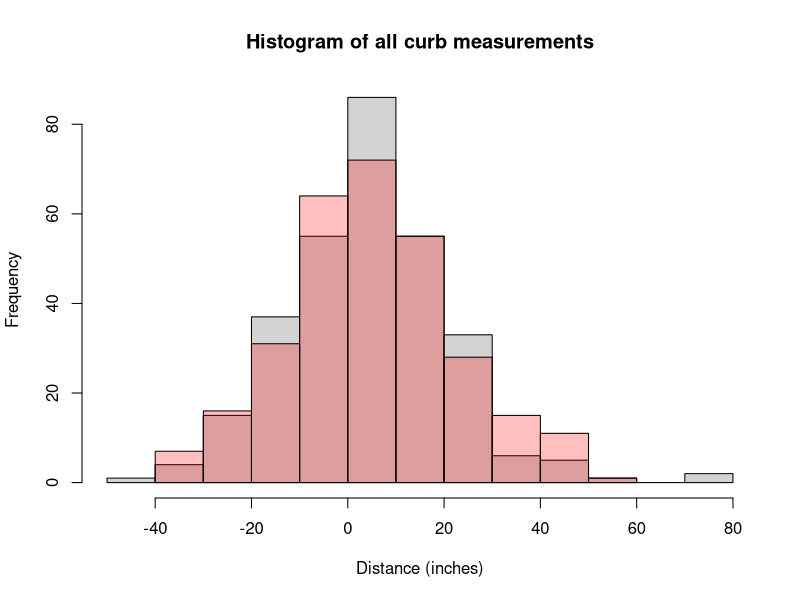
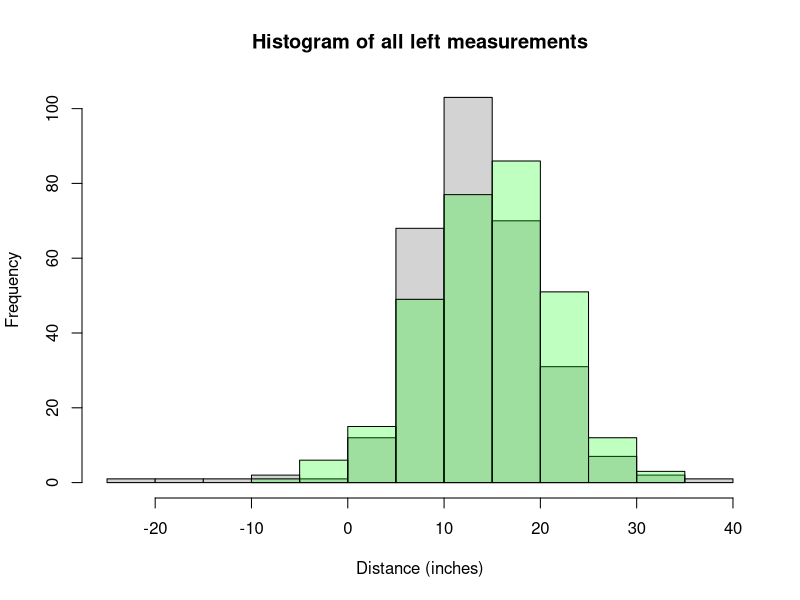
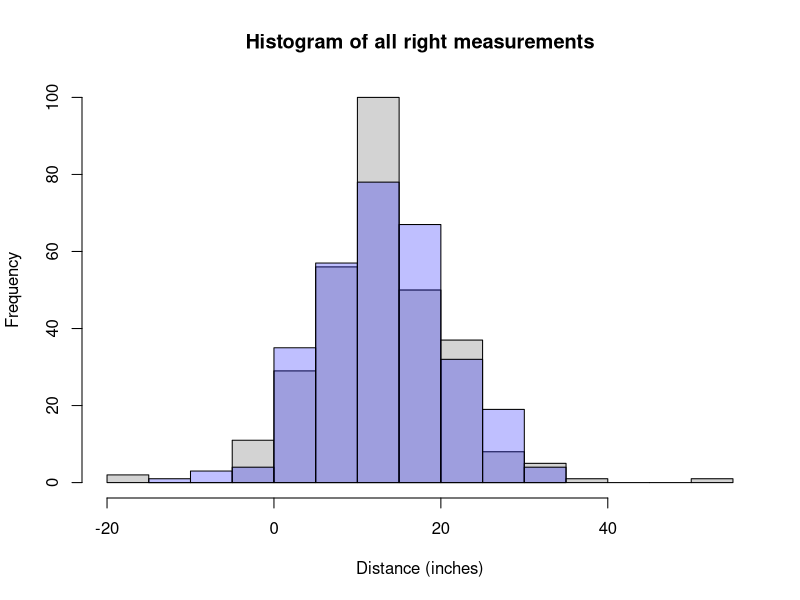

These figures' R source, in order:
## ---- chunk 1
knitr::opts_chunk$set(echo = TRUE)
## ---- chunk 2
#load csvs
MEB_Parking <- read.csv("resources/MEB Parking Lot.csv")
Union_Parking <- read.csv("resources/Union Parking Lot.csv")
Student_Store_Parking <- read.csv("resources/Student Store Parking Lot.csv")
All_Parking <- rbind(MEB_Parking, Student_Store_Parking, Union_Parking)

## ---- chunk 3


# this gets the average of each type of car measurements
acura_left_avg <- mean(All_Parking$left[grep("acura", All_Parking$make)])
acura_right_avg <- mean(All_Parking$right[grep("acura", All_Parking$make)])
acura_curb_avg <- mean(All_Parking$curb[grep("acura", All_Parking$make)])
acura_stats <- c(acura_left_avg, acura_right_avg, acura_curb_avg)

audi_left_avg <- mean(All_Parking$left[grep("audi", All_Parking$make)])
audi_right_avg <- mean(All_Parking$right[grep("audi", All_Parking$make)])
audi_curb_avg <- mean(All_Parking$curb[grep("audi", All_Parking$make)])
audi_stats <- c(audi_left_avg, audi_right_avg, audi_curb_avg)


bmw_left_avg <- mean(All_Parking$left[grep("bmw", All_Parking$make)])
bmw_right_avg <- mean(All_Parking$right[grep("bmw", All_Parking$make)])
bmw_curb_avg <- mean(All_Parking$curb[grep("bmw", All_Parking$make)])
bmw_stats <- c(bmw_left_avg, bmw_right_avg, bmw_curb_avg)

                                      
buick_left_avg <- mean(All_Parking$left[grep("buick", All_Parking$make)])
buick_right_avg <- mean(All_Parking$right[grep("buick", All_Parking$make)])
buick_curb_avg <- mean(All_Parking$curb[grep("buick", All_Parking$make)])
buick_stats <- c(buick_left_avg, buick_right_avg, buick_curb_avg)

chevy_left_avg <- mean(All_Parking$left[grep("chevy", All_Parking$make)])
chevy_right_avg <- mean(All_Parking$right[grep("chevy", All_Parking$make)])
chevy_curb_avg <- mean(All_Parking$curb[grep("chevy", All_Parking$make)])
chevy_stats <- c(chevy_left_avg, chevy_right_avg, chevy_curb_avg)

chrysler_left_avg <- mean(All_Parking$left[grep("chrysler", All_Parking$make)])
chrysler_right_avg <- mean(All_Parking$right[grep("chrysler", All_Parking$make)])
chrysler_curb_avg <- mean(All_Parking$curb[grep("chrysler", All_Parking$make)])
chrysler_stats <- c(chrysler_left_avg, chrysler_right_avg, chrysler_curb_avg)

dodge_left_avg <- mean(All_Parking$left[grep("dodge", All_Parking$make)])
dodge_right_avg <- mean(All_Parking$right[grep("dodge", All_Parking$make)])
dodge_curb_avg <- mean(All_Parking$curb[grep("dodge", All_Parking$make)])
dodge_stats <- c(dodge_left_avg, dodge_right_avg, dodge_curb_avg)

ford_left_avg <- mean(All_Parking$left[grep("ford", All_Parking$make)])
ford_right_avg <- mean(All_Parking$right[grep("ford", All_Parking$make)])
ford_curb_avg <- mean(All_Parking$curb[grep("ford", All_Parking$make)])
ford_stats <- c(ford_left_avg, ford_right_avg, ford_curb_avg)

gmc_left_avg <- mean(All_Parking$left[grep("gmc", All_Parking$make)])
gmc_right_avg <- mean(All_Parking$right[grep("gmc", All_Parking$make)])
gmc_curb_avg <- mean(All_Parking$curb[grep("gmc", All_Parking$make)])
gmc_stats <- c(gmc_left_avg, gmc_right_avg, gmc_curb_avg)

honda_left_avg <- mean(All_Parking$left[grep("honda", All_Parking$make)])
honda_right_avg <- mean(All_Parking$right[grep("honda", All_Parking$make)])
honda_curb_avg <- mean(All_Parking$curb[grep("honda", All_Parking$make)])
honda_stats <- c(honda_left_avg, honda_right_avg, honda_curb_avg)

hyundai_left_avg <- mean(All_Parking$left[grep("hyundai", All_Parking$make)])
hyundai_right_avg <- mean(All_Parking$right[grep("hyundai", All_Parking$make)])
hyundai_curb_avg <- mean(All_Parking$curb[grep("hyundai", All_Parking$make)])
hyundai_stats <- c(hyundai_left_avg,hyundai_right_avg, hyundai_curb_avg)

infiniti_left_avg <- mean(All_Parking$left[grep("infiniti", All_Parking$make)])
infiniti_right_avg <- mean(All_Parking$right[grep("infiniti", All_Parking$make)])
infiniti_curb_avg <- mean(All_Parking$curb[grep("infiniti", All_Parking$make)])
infiniti_stats <- c(infiniti_left_avg,infiniti_right_avg, infiniti_curb_avg)

jeep_left_avg <- mean(All_Parking$left[grep("jeep", All_Parking$make)])
jeep_right_avg <- mean(All_Parking$right[grep("jeep", All_Parking$make)])
jeep_curb_avg <- mean(All_Parking$curb[grep("jeep", All_Parking$make)])
jeep_stats <- c(jeep_left_avg,jeep_right_avg, jeep_curb_avg)

kia_left_avg <- mean(All_Parking$left[grep("kia", All_Parking$make)])
kia_right_avg <- mean(All_Parking$right[grep("kia", All_Parking$make)])
kia_curb_avg <- mean(All_Parking$curb[grep("kia", All_Parking$make)])
kia_stats <- c(kia_left_avg,kia_right_avg, kia_curb_avg)

lexus_left_avg <- mean(All_Parking$left[grep("lexus", All_Parking$make)])
lexus_right_avg <- mean(All_Parking$right[grep("lexus", All_Parking$make)])
lexus_curb_avg <- mean(All_Parking$curb[grep("lexus", All_Parking$make)])
lexus_stats <- c(lexus_left_avg,lexus_right_avg, lexus_curb_avg)

lincoln_left_avg <- mean(All_Parking$left[grep("lincoln", All_Parking$make)])
lincoln_right_avg <- mean(All_Parking$right[grep("lincoln", All_Parking$make)])
lincoln_curb_avg <- mean(All_Parking$curb[grep("lincoln", All_Parking$make)])
lincoln_stats <- c(lincoln_left_avg,lincoln_right_avg, lincoln_curb_avg)

maserati_left_avg <- mean(All_Parking$left[grep("maserati", All_Parking$make)])
maserati_right_avg <- mean(All_Parking$right[grep("maserati", All_Parking$make)])
maserati_curb_avg <- mean(All_Parking$curb[grep("maserati", All_Parking$make)])
maserati_stats <- c(maserati_left_avg,maserati_right_avg, maserati_curb_avg)

mazda_left_avg <- mean(All_Parking$left[grep("mazda", All_Parking$make)])
mazda_right_avg <- mean(All_Parking$right[grep("mazda", All_Parking$make)])
mazda_curb_avg <- mean(All_Parking$curb[grep("mazda", All_Parking$make)])
mazda_stats <- c(mazda_left_avg,mazda_right_avg, mazda_curb_avg)

mercedes_left_avg <- mean(All_Parking$left[grep("mercedes", All_Parking$make)])
mercedes_right_avg <- mean(All_Parking$right[grep("mercedes", All_Parking$make)])
mercedes_curb_avg <- mean(All_Parking$curb[grep("mercedes", All_Parking$make)])
mercedes_stats <- c(mercedes_left_avg,mercedes_right_avg, mercedes_curb_avg)

mitsubishi_left_avg <- mean(All_Parking$left[grep("mitsubishi", All_Parking$make)])
mitsubishi_right_avg <- mean(All_Parking$right[grep("mitsubishi", All_Parking$make)])
mitsubishi_curb_avg <- mean(All_Parking$curb[grep("mitsubishi", All_Parking$make)])
mitsubishi_stats <- c(mitsubishi_left_avg,mitsubishi_right_avg, mitsubishi_curb_avg)

nissan_left_avg <- mean(All_Parking$left[grep("nissan", All_Parking$make)])
nissan_right_avg <- mean(All_Parking$right[grep("nissan", All_Parking$make)])
nissan_curb_avg <- mean(All_Parking$curb[grep("nissan", All_Parking$make)])
nissan_stats <- c(nissan_left_avg,nissan_right_avg, nissan_curb_avg)

porche_left_avg <- mean(All_Parking$left[grep("porche", All_Parking$make)])
porche_right_avg <- mean(All_Parking$right[grep("porche", All_Parking$make)])
porche_curb_avg <- mean(All_Parking$curb[grep("porche", All_Parking$make)])
porche_stats <- c(porche_left_avg,porche_right_avg, porche_curb_avg)

ram_left_avg <- mean(All_Parking$left[grep("ram", All_Parking$make)])
ram_right_avg <- mean(All_Parking$right[grep("ram", All_Parking$make)])
ram_curb_avg <- mean(All_Parking$curb[grep("ram", All_Parking$make)])
ram_stats <- c(ram_left_avg,ram_right_avg, ram_curb_avg)

saturn_left_avg <- mean(All_Parking$left[grep("saturn", All_Parking$make)])
saturn_right_avg <- mean(All_Parking$right[grep("saturn", All_Parking$make)])
saturn_curb_avg <- mean(All_Parking$curb[grep("saturn", All_Parking$make)])
saturn_stats <- c(saturn_left_avg,saturn_right_avg, saturn_curb_avg)

subi_left_avg <- mean(All_Parking$left[grep("subi", All_Parking$make)])
subi_right_avg <- mean(All_Parking$right[grep("subi", All_Parking$make)])
subi_curb_avg <- mean(All_Parking$curb[grep("subi", All_Parking$make)])
subi_stats <- c(subi_left_avg,subi_right_avg, subi_curb_avg)

tesla_left_avg <- mean(All_Parking$left[grep("tesla", All_Parking$make)])
tesla_right_avg <- mean(All_Parking$right[grep("tesla", All_Parking$make)])
tesla_curb_avg <- mean(All_Parking$curb[grep("tesla", All_Parking$make)])
tesla_stats <- c(tesla_left_avg,tesla_right_avg, tesla_curb_avg)

toyota_left_avg <- mean(All_Parking$left[grep("toyota", All_Parking$make)])
toyota_right_avg <- mean(All_Parking$right[grep("toyota", All_Parking$make)])
toyota_curb_avg <- mean(All_Parking$curb[grep("toyota", All_Parking$make)])
toyota_stats <- c(toyota_left_avg,toyota_right_avg,toyota_curb_avg)

volvo_left_avg <- mean(All_Parking$left[grep("volvo", All_Parking$make)])
volvo_right_avg <- mean(All_Parking$right[grep("volvo", All_Parking$make)])
volvo_curb_avg <- mean(All_Parking$curb[grep("volvo", All_Parking$make)])
volvo_stats <- c(volvo_left_avg,volvo_right_avg,volvo_curb_avg)

vw_left_avg <- mean(All_Parking$left[grep("vw", All_Parking$make)])
vw_right_avg <- mean(All_Parking$right[grep("vw", All_Parking$make)])
vw_curb_avg <- mean(All_Parking$curb[grep("vw", All_Parking$make)])
vw_stats <- c(vw_left_avg,vw_right_avg,vw_curb_avg)


## ---- chunk 4
#make a large table

all_make_stats_df <- data.frame(acura_stats, audi_stats, bmw_stats, buick_stats, chevy_stats, chrysler_stats, dodge_stats, ford_stats, gmc_stats, honda_stats, hyundai_stats, infiniti_stats, jeep_stats, kia_stats, lexus_stats, lincoln_stats, maserati_stats, mazda_stats, mercedes_stats, mitsubishi_stats, nissan_stats, porche_stats, ram_stats, saturn_stats, subi_stats, tesla_stats, toyota_stats, volvo_stats, vw_stats)


new_df <- as.data.frame(t(all_make_stats_df), row.names = c("Acura", "Audi", "BMW", "Buick", "Chevy", "Chrysler", "Dodge", "Ford", "GMC", "Honda", "Hyundai", "Infiniti", "Jeep", "Kia","Lexus", "Lincoln", "Maserati", "Mazda", "Mercedes", "Mitsubishi", "Nissan", "Porche", "Ram", "Saturn", "Subaru", "Tesla", "Toyota", "Volvo", "Volkswagen"))

colnames(new_df) <- c("Left", "Right", "Curb")

rmarkdown::paged_table(new_df)
## ---- chunk 5
# hist of measurements
hist(All_Parking$curb, main=paste("Histogram of all curb measurements"), xlab = paste("Distance (inches)"))
hist(rnorm(300, mean(All_Parking$curb), sd(All_Parking$curb)), add=T, col = rgb(1, 0, 0, 0.25))
summary(All_Parking$curb)
## ---- chunk 6
hist(All_Parking$left, main=paste("Histogram of all left measurements"), xlab = paste("Distance (inches)"))
hist(rnorm(300, mean(All_Parking$left), sd(All_Parking$left)), add=T, col = rgb(0, 1, 0, 0.25))
summary(All_Parking$left)
## ---- chunk 7
hist(All_Parking$right, main=paste("Histogram of all right measurements"), xlab = paste("Distance (inches)"))
hist(rnorm(300, mean(All_Parking$right), sd(All_Parking$right)), add=T, col = rgb(0, 0, 1, 0.25))
summary(All_Parking$right)
## ---- chunk 8
# conf interval curb
n <- 300 # sample size

curb_mean <- mean(All_Parking$curb) # sample mean
curb_sd <- sd(All_Parking$curb) # std

curb_error <- qt(0.95,df=n-1)*curb_sd/sqrt(n)
curb_lower <- curb_mean - curb_error
curb_upper <- curb_mean + curb_error

print(paste("We are 95% confident that our average/mean distance from the curb is between ", round(curb_lower, 2), " inches and ", round(curb_upper, 2), " inches"))

# left
left_mean <- mean(All_Parking$left) # sample mean
left_sd <- sd(All_Parking$left) # std

left_error <- qt(0.95,df=n-1)*left_sd/sqrt(n)
left_lower <- left_mean - left_error
left_upper <- left_mean + left_error

print(paste("We are 95% confident that our average/mean distance from the left is between ", round(left_lower, 2), " inches and ", round(left_upper, 2), " inches"))

# right
right_mean <- mean(All_Parking$right) # sample mean
right_sd <- sd(All_Parking$right) # std

right_error <- qt(0.95,df=n-1)*right_sd/sqrt(n)
right_lower <- right_mean - right_error
right_upper <- right_mean + right_error

print(paste("We are 95% confident that our average/mean distance from the right is between ", round(right_lower, 2), " inches and ", round(right_upper, 2), " inches"))
## ---- chunk 9
# Types of cars
table(All_Parking$make)
## ---- chunk 10
table(All_Parking$type)
## ---- chunk 11
table(All_Parking$state)
